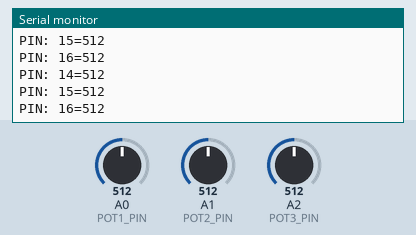
Simulated run of this sketch. Board: Arduino Nano, built with avr-gcc and run on an emulated ATmega328P. Parts: the last lines printed to the serial monitor. Inputs (shaded band) come from the test bench; at power-on: A0 (POT1_PIN) = 512, A1 (POT2_PIN) = 512, A2 (POT3_PIN) = 512.

Above: at 1.2 s.
1.3 s: A0 (POT1_PIN) set to 716
At 1.32 s:
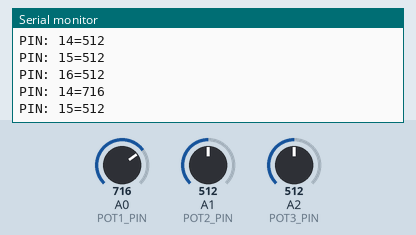
2.8 s: A1 (POT2_PIN) set to 716
At 2.84 s:
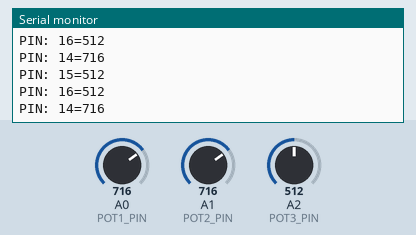
4.3 s: A2 (POT3_PIN) set to 716
At 4.37 s:
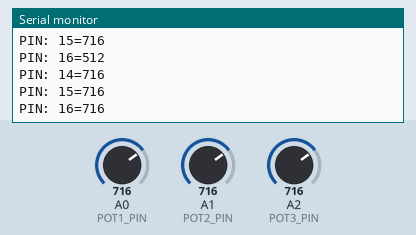
7.3 s: A0 (POT1_PIN) set to 900
At 7.3 s:
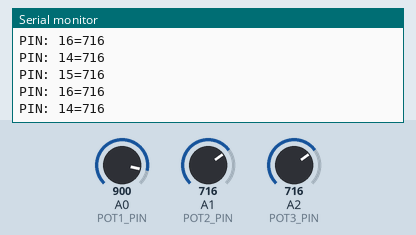
8.8 s: A1 (POT2_PIN) set to 900
At 8.83 s:
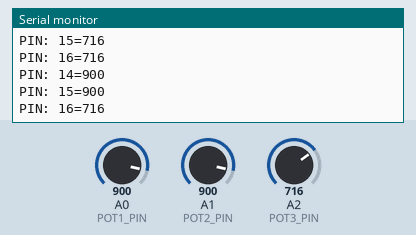
10.3 s: A2 (POT3_PIN) set to 900
At 10.35 s:
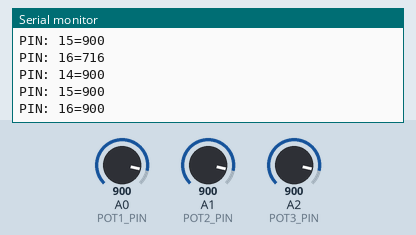
Timing chart, 0 to 12.8 s (numbered marks = the images above; inputs shaded):
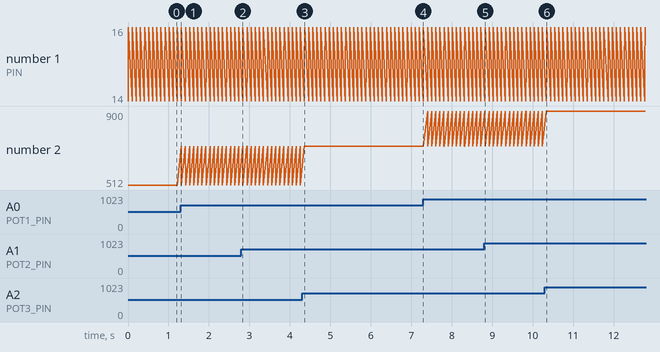

The sketch:

PotentiometerTester.ino
```cpp
#define POT1_PIN	A0
#define POT2_PIN	A1
#define POT3_PIN	A2
#define DESCRIPTION "Potentiometer Test"
#define VERSION		"V1.0"

uint16_t value;

void setup () {
	Serial.begin ( 115200 );
	while (!Serial.availableForWrite ()) {}

	Serial.print ( F ( DESCRIPTION ) );
	Serial.println ( F ( VERSION ) );

	pinMode ( POT1_PIN, INPUT );
	pinMode ( POT2_PIN, INPUT );
	pinMode ( POT3_PIN, INPUT );
}

void loop () {
	checkPot (POT1_PIN);
	checkPot ( POT2_PIN );
	checkPot ( POT3_PIN );
	delay ( 100 );
}

void checkPot (uint8_t pin ) {
	value = analogRead ( pin );
	Serial.print ( F ( "PIN: " ) );
	Serial.print ( pin );
	Serial.print ( '=' );
	Serial.println ( value );
}
```

Measured:
- after the input at 1.3 s, the serial monitor: prints a new line at once (image 1)
- after the input at 4.3 s, the serial monitor: prints a new line after 0.06 s (image 3)
- after the input at 8.8 s, the serial monitor: prints a new line at once (image 5)
- after the input at 10.3 s, the serial monitor: prints a new line at once (image 6)
